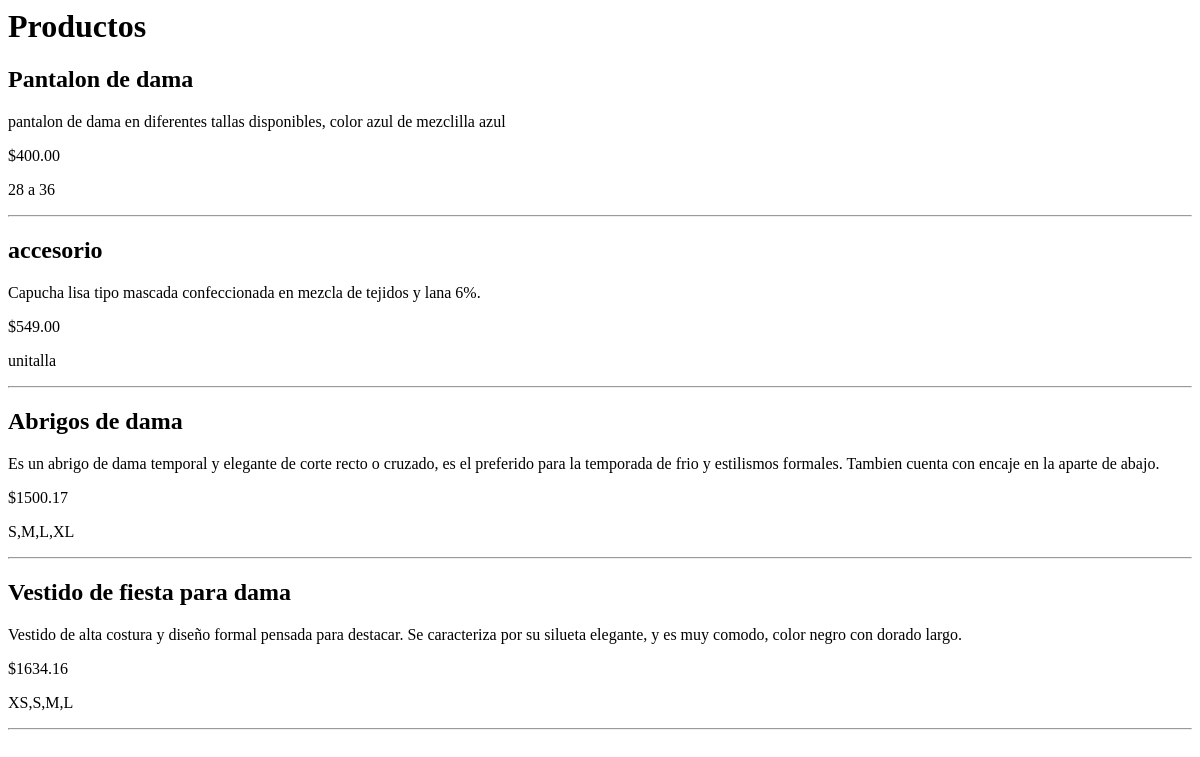
The app's page /mujeres/, older data.
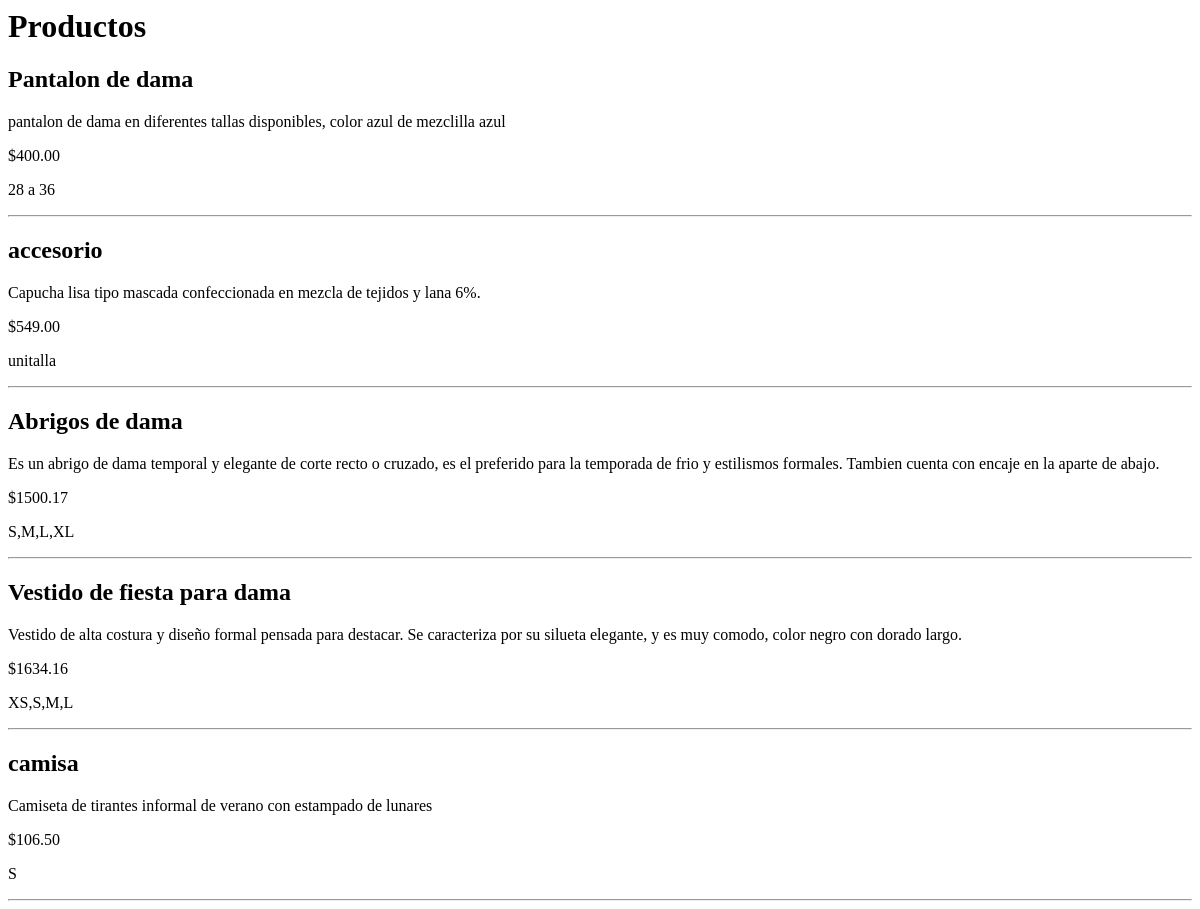
The same page, newer data.
### tienda/models.py (models this page shows, shortened)
class Producto(models.Model):
    CATEGORIAS = [
        ('Hombre', 'Hombre'),
        ('Mujer', 'Mujer'),
        ('Niña', 'Niña'),
        ('Niño', 'Niño'),
    ]
    nombre = models.CharField(max_length=100)
    descripcion = models.TextField()
    precio = models.DecimalField(max_digits=10, decimal_places=2)
    talla = models.CharField(max_length=10)
    stock = models.IntegerField()
    categoria = models.CharField(max_length=20, choices=CATEGORIAS)
    imagen = models.ImageField(upload_to='productos/', null=True, blank=True)

### tienda/views.py (the view)
# urls.py: path('mujeres/', views.mujeres, name='mujeres'),
def mujeres(request):
    productos = Producto.objects.filter(categoria='Mujer')
    return render(request, 'mujeres.html', {'productos': productos})

### tienda/templates/mujeres.html
<h1>Productos</h1>
{% for producto in productos %}
<h2>{{ producto.nombre }}</h2>
<p>{{ producto.descripcion }}</p>
<p>${{ producto.precio }}</p>
<p>{{ producto.talla }}</p>
<hr>
{% endfor %}

Row changes from the older to the newer data that the page shows:
added Producto: nombre "camisa", descripcion "Camiseta de tirantes informal de verano con estampado de lunares", precio "106.50", talla "S"
